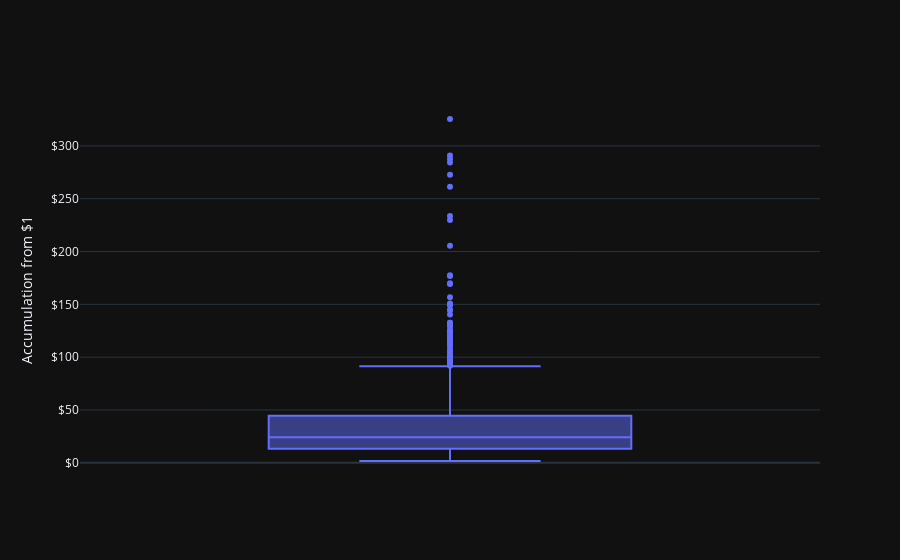

The notebook cell saved with this chart:
### Code cell
import plotly.graph_objects as go

mn = 0.125
sd = 0.174
nsims = 1000

r = np.random.normal(loc=mn, scale=sd, size=30*nsims)
r = r.reshape((30,1000))
comp_ret = np.prod(1+r, axis=0)

trace = go.Box(
  y=comp_ret,
  name="",
  hovertemplate="%{text}<extra></extra>",
)
fig = go.Figure(trace)
fig.update_layout(
    template="plotly_dark",
    yaxis_title="Accumulation from $1",
    xaxis_title="",
    yaxis_tickprefix="$",
    yaxis_tickformat=".0f",
    xaxis_tickformat="",
)

fig.show()

### Figure 1 — Plotly figure (JSON) as saved in the notebook; plotly's stock layout.template omitted (floating-point values rounded to 4 significant figures; data arrays with more than 128 entries replaced by an {"elided": "..."} marker saying what was removed)
{"data": [{"hovertemplate": "%{text}<extra></extra>", "name": "", "type": "box", "y": {"elided": "1000 float values"}}], "layout": {"autosize": true, "xaxis": {"autorange": true, "range": [-0.5, 0.5], "tickformat": "", "title": {"text": ""}, "type": "category"}, "yaxis": {"autorange": true, "range": [-16.28, 343.4], "tickformat": ".0f", "tickprefix": "$", "title": {"text": "Accumulation from $1"}, "type": "linear"}}}
